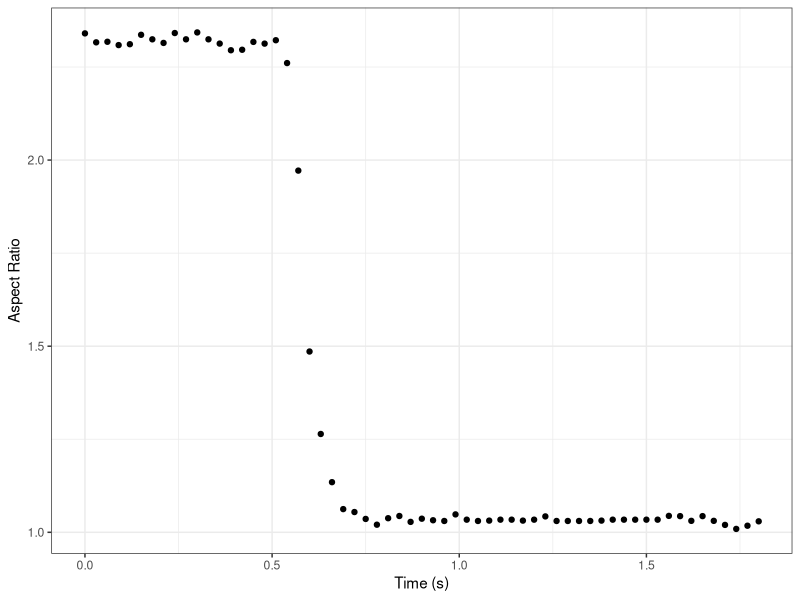
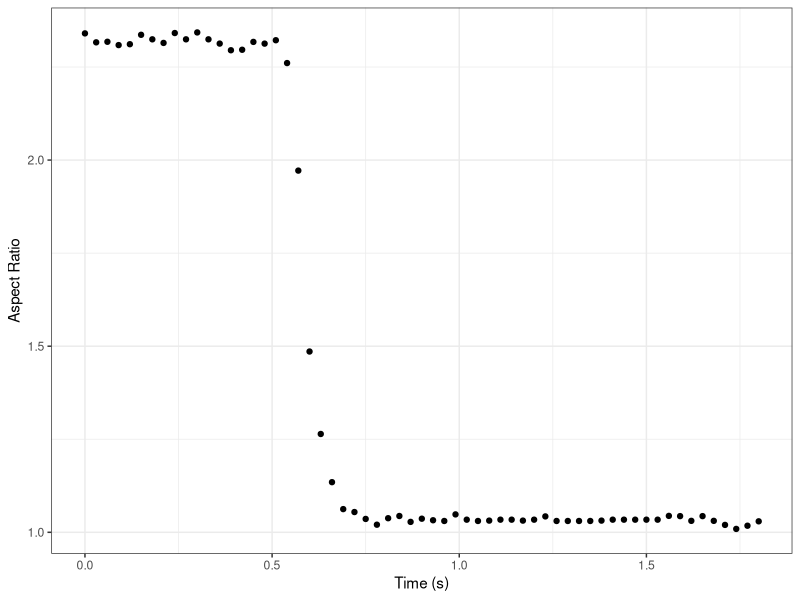
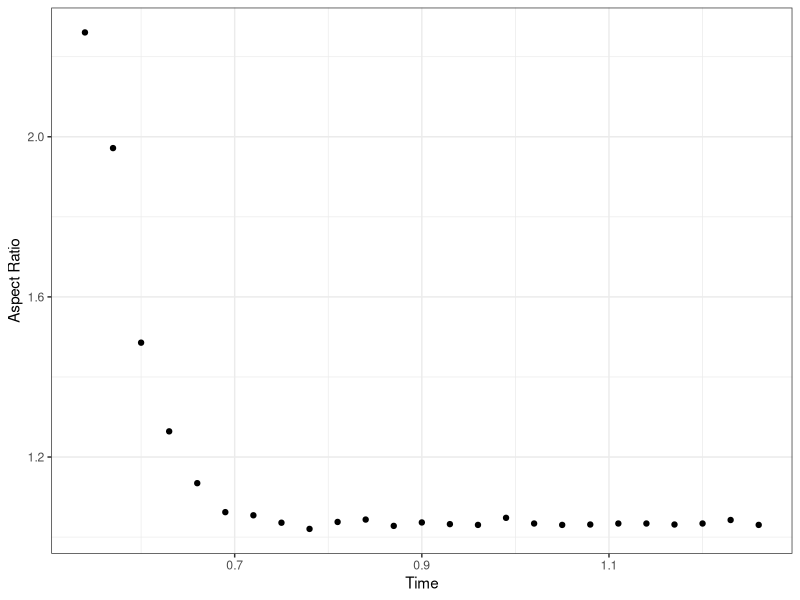
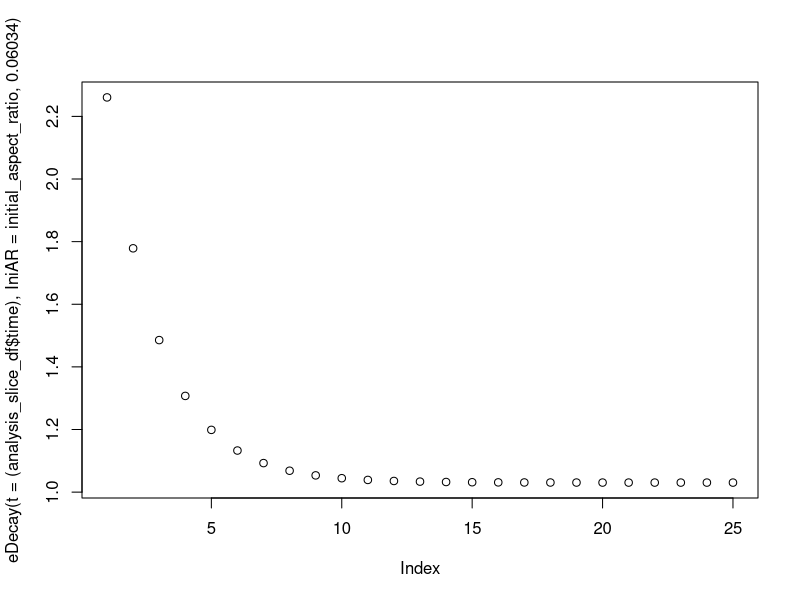
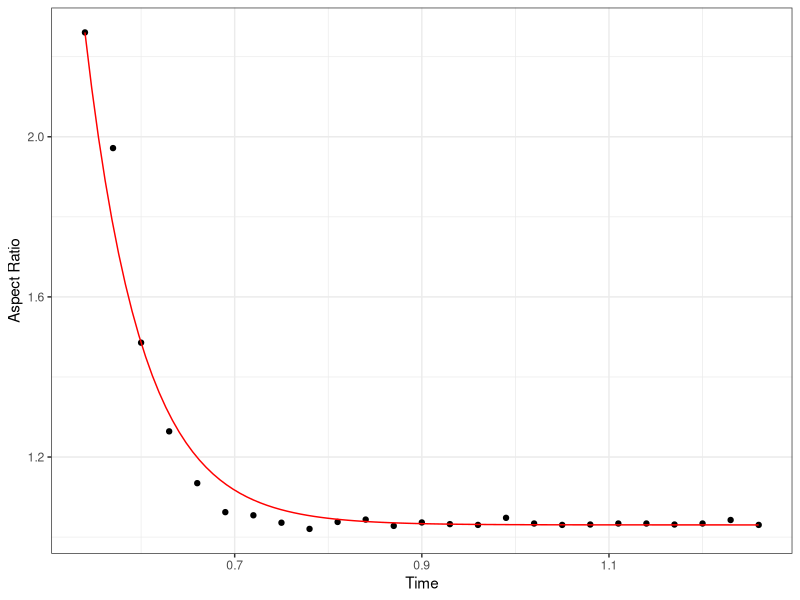

These charts were generated, in order, by the following R code:
# Visualizing droplet coalescence data for liquid-liquid phase separation
# Xavier Castellanos-Girouard, Rini Ravindran Patel
# August 17 2022


# Import libraries
library(dplyr)
library(tidyr)
library(ggplot2)




# Import values
aspect_ratio_raw <- read.csv(file = "aspect_ratio_values.csv", header = FALSE)
major_axis_raw <- read.csv(file = "axis_major_values.csv", header = FALSE)


# Make dataframe from values in pertinent range
aspect_ratio <- data.frame(values = as.numeric(aspect_ratio_raw[1,420:480]))

# Creating time points
timepoints <- seq(0, (nrow(aspect_ratio)-1)*0.03, by = 0.03)

# Adding time points to dataframe
aspect_ratio$time = timepoints
aspect_ratio$major_axis = as.numeric(major_axis_raw[1,420:480])


# Make the plot
plot <- ggplot(data = aspect_ratio,
         mapping = aes(x= time,
                       y= values)) +
  geom_point() +
  theme_bw() +
  xlab("Time (s)") +
  ylab("Aspect Ratio")

dev.new()
plot

pdf("Figure5C_panel1.pdf") 
plot
dev.off()

#### Fitting curve ####


# Keep only the points in the decay curve
time_slice_start = 19
#which(aspect_ratio$time == 0.66)

time_slice_end = 43
#which(aspect_ratio$time == 1.32)

print(paste("Curve Start:", time_slice_start, " | ", "Curve End:", time_slice_end))

# Take the points slice:
analysis_slice_df = aspect_ratio[c(time_slice_start:time_slice_end),]


# plot the slice

# Make the plot
plot <- ggplot() +
  geom_point(data = analysis_slice_df,
             mapping = aes(x= time,
                           y= values)) +
  theme_bw() +
  xlab("Time") +
  ylab("Aspect Ratio")

dev.new()
plot

## Defining the decay curve

# Plot the linear decay slope
initial_aspect_ratio = aspect_ratio$values[time_slice_start] # initial AR
ini_t = aspect_ratio$time[time_slice_start] # Initial time start of decay
final_AR = aspect_ratio$value[time_slice_end] # Final AR

e_num = exp(1) # Eulers number

# Decay Function
eDecay <- function(t, IniAR,tau){final_AR+(IniAR-final_AR)*(e_num**(-(t-ini_t)/tau))}

# Plot decay functio
plot(eDecay(t = (analysis_slice_df$time), IniAR = initial_aspect_ratio, 0.06034))



# Make model to find fit tau
fit_model1 <- 
  nls(values ~ eDecay(time, initial_aspect_ratio, tau), 
      data = analysis_slice_df, 
      start = list(tau = 0.06034)) # 0.06034

print(fit_model1) # 0.06034


# Plot model and experimental data
plot2 <- ggplot() +
  geom_point(data = analysis_slice_df,
             mapping = aes(x= time,
                           y= values)) +
  geom_function(fun = eDecay,
                args = list(IniAR = initial_aspect_ratio,
                            tau = 0.06034),
                color = "red") +
  theme_bw() +
  xlab("Time") +
  ylab("Aspect Ratio")

pdf("Figure5C_panel2.pdf")
plot2
dev.off()